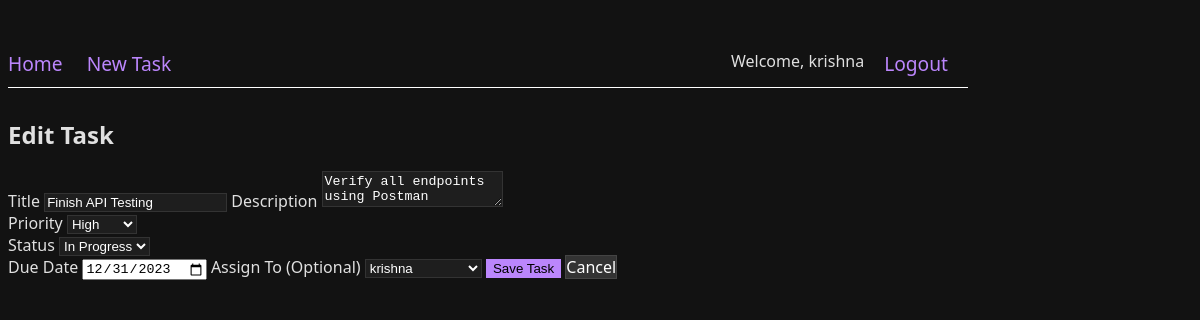
/task/4/edit (signed in), run on the app's committed database.
### models.py (models this page shows, shortened)
class User(UserMixin, db.Model):
    id = db.Column(db.Integer, primary_key=True)
    username = db.Column(db.String(150), unique=True, nullable=False)
    email = db.Column(db.String(150), unique=True, nullable=False)
    password_hash = db.Column(db.String(150), nullable=False)
    tasks = db.relationship('Task', foreign_keys='Task.user_id', backref='author', lazy=True)

class Task(db.Model):
    id = db.Column(db.Integer, primary_key=True)
    title = db.Column(db.String(100), nullable=False)
    description = db.Column(db.Text, nullable=True)
    date_posted = db.Column(db.DateTime, nullable=False, default=datetime.utcnow)
    due_date = db.Column(db.DateTime, nullable=True)
    priority = db.Column(db.String(20), nullable=False, default='Medium') # Low, Medium, High
    status = db.Column(db.String(20), nullable=False, default='To-Do') # To-Do, In Progress, Done, Cancelled
    user_id = db.Column(db.Integer, db.ForeignKey('user.id'), nullable=False)
    assigned_to_id = db.Column(db.Integer, db.ForeignKey('user.id'), nullable=True)
    assigned_to = db.relationship('User', foreign_keys=[assigned_to_id], backref='assigned_tasks', lazy=True)

### app.py (the view, shortened to what this page needs)
@app.route('/task/<int:task_id>/edit', methods=['GET', 'POST'])
@login_required
def edit_task(task_id):
    task = Task.query.get_or_404(task_id)
    if task.author != current_user:
        abort(403)
    users = User.query.all()
    return render_template('task_form.html', title='Edit Task', task=task, users=users)

### app.py (called while the page is built)
@login_manager.user_loader
def load_user(user_id):
    return User.query.get(int(user_id))

### templates/task_form.html (shortened to what this page needs)
{% extends "base.html" %}
{% block content %}
<div class="row">
    <div class="eight columns offset-by-two">
        <h2>{{ title }}</h2>
        <form method="POST">
            <label for="title">Title</label>
            <input class="u-full-width" type="text" placeholder="Task Title" id="title" name="title"
                value="{{ task.title if task else '' }}" required>
            <label for="description">Description</label>
            <textarea class="u-full-width" placeholder="Task Description" id="description"
                name="description">{{ task.description if task else '' }}</textarea>
            <div class="row">
                <div class="six columns">
                    <label for="priority">Priority</label>
                    <select class="u-full-width" id="priority" name="priority">
                        <option value="High" {% if task and task.priority=='High' %}selected{% endif %}>High</option>
                    </select>
                </div>
                <div class="six columns">
                    <label for="status">Status</label>
                    <select class="u-full-width" id="status" name="status">
                        <option value="In Progress" {% if task and task.status=='In Progress' %}selected{% endif %}>In
                            Progress</option>
                    </select>
                </div>
            </div>
            <label for="due_date">Due Date</label>
            <input class="u-full-width" type="date" id="due_date" name="due_date"
                value="{{ task.due_date.strftime('%Y-%m-%d') if task and task.due_date else '' }}">
            <label for="assigned_to">Assign To (Optional)</label>
            <select class="u-full-width" id="assigned_to" name="assigned_to">
                {% for user in users %}
                <option value="{{ user.id }}" {% if task and task.assigned_to_id==user.id %}selected{% endif %}>{{
                    user.username }}</option>
                {% endfor %}
            </select>
            <input class="button-primary" type="submit" value="Save Task">
            <a class="button" style="color: #ffffff;" href="{{ url_for('dashboard') }}">Cancel</a>
        </form>
    </div>
</div>
{% endblock %}

### templates/base.html (shortened to what this page needs)
<!DOCTYPE html>
<html lang="en">
<head>
    <link rel="stylesheet" href="https://cdnjs.cloudflare.com/ajax/libs/skeleton/2.0.4/skeleton.min.css">
</head>
<body>
    <div class="container">
        <nav class="navbar">
            <a href="{{ url_for('dashboard') }}">Home</a>
            {% if current_user.is_authenticated %}
            <a href="{{ url_for('new_task') }}">New Task</a>
            <a href="{{ url_for('logout') }}" style="float: right;">Logout</a>
            <span style="float: right; margin-right: 20px;">Welcome, {{ current_user.username }}</span>
            {% else %}
            <a href="{{ url_for('login') }}" style="float: right;">Login</a>
            <a href="{{ url_for('register') }}" style="float: right;">Register</a>
            {% endif %}
        </nav>
        {% block content %}{% endblock %}
    </div>
</body>
</html>

### templates/base.html (style rules this page uses)
body { background-color: #121212; color: #e0e0e0; font-family: 'Segoe UI', Tahoma, Geneva, Verdana, sans-serif; }
.container { max-width: 960px; margin-top: 50px; }
a { color: #bb86fc; text-decoration: none; }
.button, button, input[type="submit"], input[type="reset"], input[type="button"] { background-color: #333; color: #fff; border: 1px solid #444; }
.button.button-primary, button.button-primary, input[type="submit"].button-primary, input[type="reset"].button-primary, input[type="button"].button-primary { background-color: #bb86fc; border-color: #bb86fc; color: #000; }
input[type="email"], input[type="number"], input[type="search"], input[type="text"], input[type="tel"], input[type="url"], input[type="password"], textarea, select { background-color: #1e1e1e; border: 1px solid #333; color: #fff; }
.navbar { margin-bottom: 30px; border-bottom: 1px solid #ffffff; padding-bottom: 10px; }
.navbar a { margin-right: 20px; font-size: 1.2rem; }

### data on the page
User: username "krishna"
Task: title "Finish API Testing", description "Verify all endpoints using Postman", priority "High", status "In Progress", due_date "12/31/2023", assigned_to "krishna"

### other printed values
{{ title }} "Edit Task"
